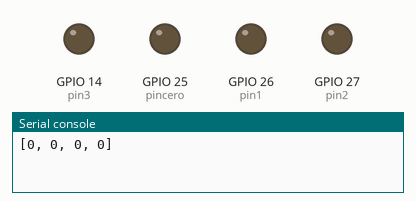
A program run on a simulated ESP32 board running MicroPython. On the bench: output pins drawn as LEDs (lit = HIGH), the last lines printed to the serial console.

Above: at 0.5 s.
At 2.5 s:
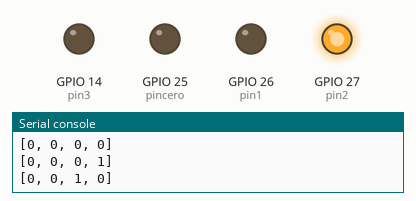
At 4.5 s:
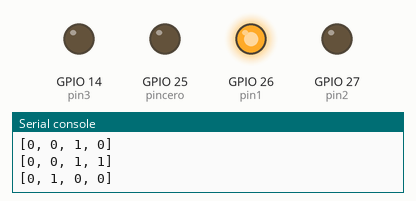
At 9.5 s:
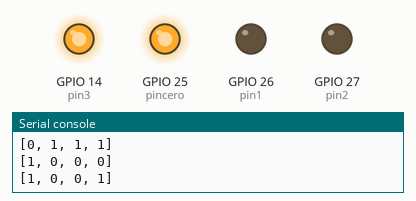
At 14.5 s:
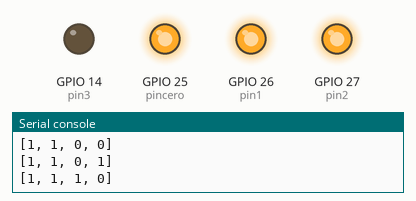
At 19.5 s:
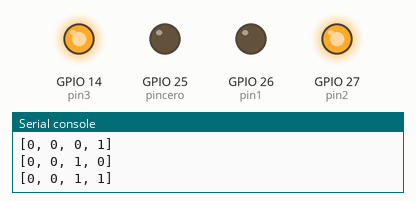
Timing chart, 0 to 20.8 s (numbered marks = the images above):
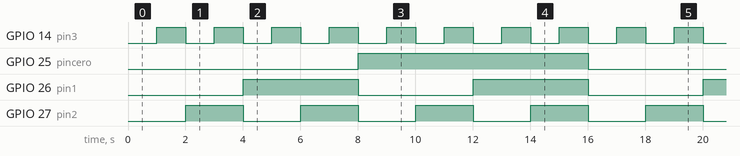

The program:

contadorcon4display.py
```python
from machine import Pin
import time
pincero = Pin(25,  Pin.OUT)
pin1=Pin(26, Pin.OUT)
pin2=Pin(27, Pin.OUT)
pin3=Pin(14, Pin.OUT)
pb = Pin(32, Pin.IN)
#disp2 = Pin(33, Pin.OUT)
## Una maquina de estado finito es una forma de modelar procesos.
## Estudiar UML para modelado de procesos
## inicia en cero y con cada ciclo de reloj  pone un uno o un cero
numeros = {0 : [0, 0,0,0], 1:[0,0,0,1], 2:[0,0,1,0], 3:[0,0,1,1], 4:[0,1,0,0], 5:[0,1,0,1], 6:[0,1,1,0],
           7:[0,1,1,1], 8:[1,0,0,0], 9:[1, 0,0,1], 10:[1,0,1,0], 11:[1,0,1,1], 12:[1,1,0,0], 13:[1,1,0,1], 14:[1,1,1,0],
           15:[1,1,1,1]}
#display = {0:[0,0], 1:[0,1], 2:[1,0], 3:[1,1]}
num= 0
#basys = 0
#def control_disp(a, b):
 #   while 1:
  #      disp = display[basys]
   #     a = (disp[0])
    #    b = (disp[1])
     #   basys +=1
      #  time.sleep(.000001)
       # return a, b
        #if basys == len(display):
         #   basys=0
i = 0
top = 50
top2 = 950
state  = 'U'
est3 = 0
# FSM
espiga = Pin (25, Pin.OUT)
espiga.value(1)
while 1:
    print(numeros[num])
    cont = numeros[num]
    pincero.value(cont[0])
    pin1.value(cont[1])
    pin2.value(cont[2])
    pin3.value(cont[3])
    num+=1

    if num==len(numeros):
        num=0

    if state == 'U':

        i += 1

        if i >= top:
            state = 'D'
            i = 0
            espiga.value(0)
    elif state == 'D':
        i += 1

        if i >= top2:
            state = 'U'
            i = 0
            espiga.value(1)
    time.sleep(1)


        
```

Measured:
- by itself, GPIO 14 (pin3): alternates HIGH for 1.0 s and LOW for 1.0 s
- by itself, GPIO 25 (pincero): alternates HIGH for 8.0 s and LOW for 8.0 s
- by itself, GPIO 26 (pin1): alternates HIGH for 4.0 s and LOW for 4.0 s
- by itself, GPIO 27 (pin2): alternates HIGH for 2.0 s and LOW for 2.0 s
